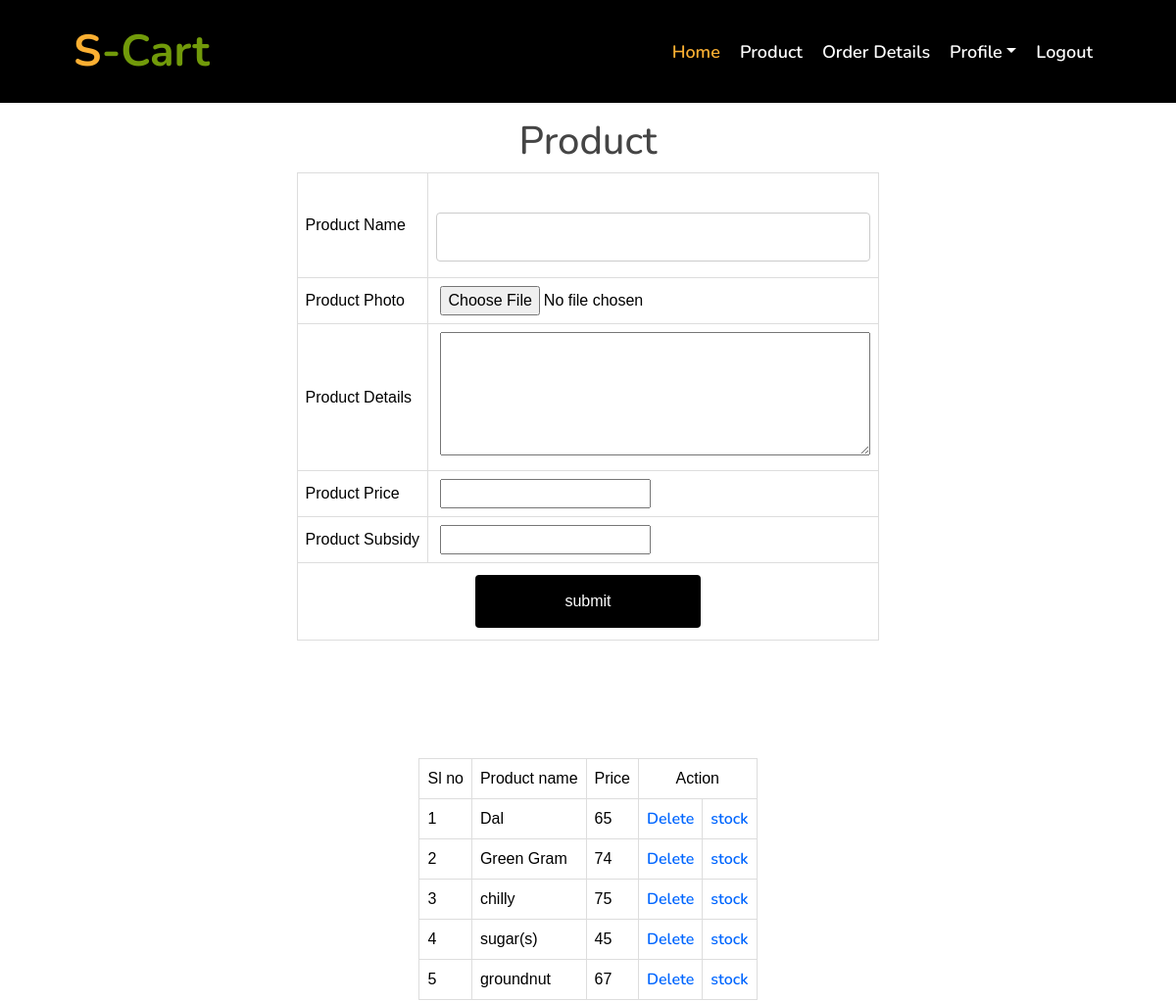
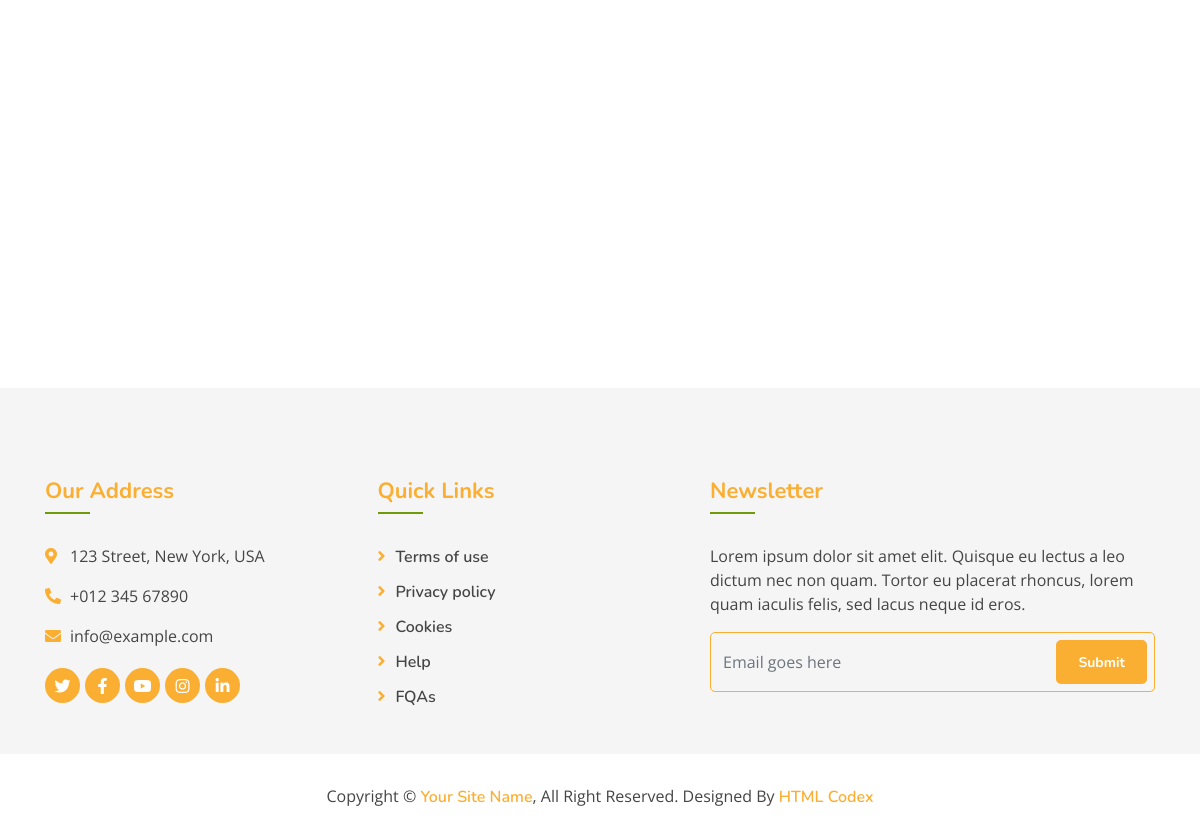
The app's page /Project/Employee/Product.php with its own data (2 pictures, top to bottom).
### tables this page shows
CREATE TABLE `tbl_product` (
  `product_id` int(11) NOT NULL,
  `product_name` varchar(100) NOT NULL,
  `product_photo` varchar(100) NOT NULL,
  `product_details` varchar(100) NOT NULL,
  `product_price` int(11) NOT NULL,
  `product_subsidy` int(11) NOT NULL
);

### Project/Employee/Product.php (the view, shortened to what this page needs)
<?php
include("Head.php");
include("../Assets/Connection/Connection.php");
    	?>
<!DOCTYPE html PUBLIC "-//W3C//DTD XHTML 1.0 Transitional//EN" "http://www.w3.org/TR/xhtml1/DTD/xhtml1-transitional.dtd">
<html xmlns="http://www.w3.org/1999/xhtml">
<head>
</head>
<body>
  <br><br><br><br><br>
  <div id="tab" align="center">
<form action="" method="post" enctype="multipart/form-data" name="form1" id="form1">
<h1 align="center">Product</h1>
  <table  border="1" align="center">
    <tr>
      <td > Product Name</td>
      <td ><label for="txtname"></label>
      <input type="text" name="txtname" id="txtname" autocomplete="off" required/></td>
    </tr>
    <tr>
      <td> Product Photo</td>
      <td><label for="filephoto"></label>
      <input type="file" name="filephoto" id="filephoto" required /></td>
    </tr>
    <tr>
      <td> Product Details</td>
      <td><label for="txtdetails"></label>
      <textarea name="txtdetails" id="txtdetails"cols="45" rows="5" autocomplete="off" required></textarea></td>
    </tr>
    <tr>
      <td> Product Price</td>
      <td><label for="txtprice"></label>
      <input type="number" name="txtprice" id="txtprice"  autocomplete="off" required/></td>
    </tr>
    <tr>
      <td> Product Subsidy</td>
      <td><label for="txtsubsidy"></label>
      <input type="number" name="txtsubsidy" id="txtsubsidy"  autocomplete="off" required/></td>
    </tr>
      <td align="center"colspan="2"><input type="submit" name="btnsave" id="btnsave" value="submit" /></td>
  </table>
  <?php
  $selQry="select * from tbl_product";
  $rel=$Conn->query($selQry);
  if($rel->num_rows>0)
  {
?>
  <table align="center"  border="1">
    <tr>
      <td>Sl no</td>
      <td>Product name</td>
      <td>Price</td>
      <td colspan="2" align="center">Action</td>
    </tr>
       <?php
	$i=0;
	while($row=$rel->fetch_assoc())
	{
		$i++;
?>
   <tr>
	<td><?php echo $i?></td>
    <td><?php echo $row["product_name"]?></td>
    <td><?php echo $row["product_price"]?></td>
	<td><a href="Product.php?id=<?php echo $row["product_id"];?>">Delete</a></td>
    <td><a href="Stock.php?pid=<?php echo $row["product_id"];?>">stock</a></td>
</tr>
<br>
<?php
	}
   }
   else
   {
	   echo "<h1 align='center'>No Data Found<h1>";
   }
?>
  </table>
  <p>&nbsp;</p>
  <p>&nbsp;</p>
  <p>&nbsp;</p>
  <p>&nbsp;</p>
  <p>&nbsp;</p>
  <p>&nbsp;</p>
  <p>&nbsp;</p>
  <p>&nbsp;</p>
  <p>&nbsp;</p>
</form>
  </div>
</body>
  <?php
include("Foot.php");
?>
</html>

### Project/Assets/Template/Main/css/style.css (style rules this page uses)
body { color: #757575; background: #ffffff; font-family: 'open sans', sans-serif; }
h1, h2, h3, h4, h5, h6 { color: #454545; font-family: 'Nunito', sans-serif; }
a { font-family: 'Nunito', sans-serif; font-weight: 600; color: #fbaf32; transition: .3s; }

### Project/Assets/Template/form.css (style rules this page uses)
#tab { font-family: "Trebuchet MS", Arial, Helvetica, sans-serif; border-collapse: collapse; width: 100%; }
#tab td, #tab th { border: 1px solid #ddd; padding: 8px; color: black; }
#tab a { color:#06F; }
input[type=text],[type=password],[type=email],[type=date], select { width: 100%; padding: 12px 20px; margin: 8px 0; display: inline-block; border: 1px solid #ccc; border-radius: 4px; box-sizing: border-box; }
input[type=submit] { width: 40%; background-color: black; color: white; padding: 15px; margin: 4px 0; border: none; border-radius: 4px; cursor: pointer; }

### records on screen
tbl_product: product_name "Dal", product_price "65"
tbl_product: product_name "Green Gram", product_price "74"
tbl_product: product_name "chilly", product_price "75"
tbl_product: product_name "sugar(s)", product_price "45"
tbl_product: product_name "groundnut", product_price "67"
